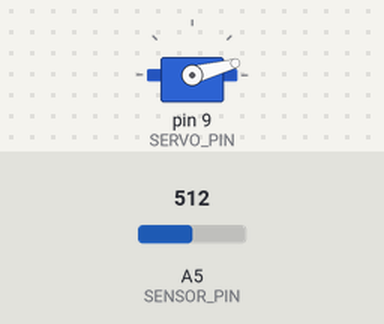
Simulated run of this sketch. Board: Arduino Uno, built with avr-gcc and run on an emulated ATmega328P. Parts: servo. Inputs (shaded band) come from the test bench; at power-on: A5 (SENSOR_PIN) = 512. What the sketch prints to the serial monitor is not drawn.

Above: at 0.45 s.
At 1.2 s:
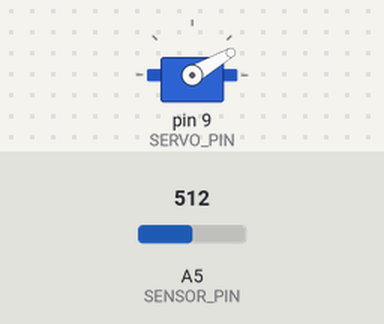
1.3 s: A5 (SENSOR_PIN) set to 716
At 3.2 s:
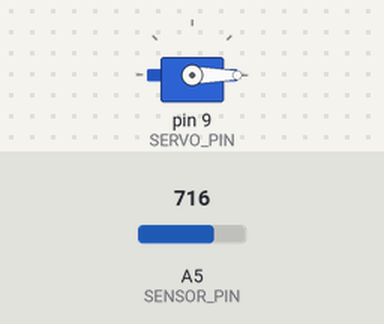
4.3 s: A5 (SENSOR_PIN) set to 306
Timing chart, 0 to 13.3 s (numbered marks = the images above; inputs shaded):
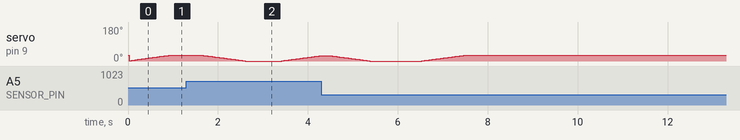

The sketch:

EMG_to_SERVO.ino
```cpp
#include <Servo.h>
#include <movingAvg.h>


int SENSOR_PIN = A5;
int SERVO_PIN = 9;

int movingAvg_interval = 240;
int emgBotVal = 15;
int emgTopVal = 50;

unsigned long startMillis;
unsigned long currentMillis;
int servoFunctionPeriod = 25;

int encodingStep = 0;

// Moving Average Setup
movingAvg rawMAV(movingAvg_interval);
movingAvg rectMAV(movingAvg_interval);

// Servo Setup
Servo myServo;
int servoBotLimit = 00;
int servoTopLimit = 30;
int servoPosition = servoBotLimit;


// -------------------------------------- SETUP -------------------------------------
void setup() {
  Serial.begin(2000000);
  rawMAV.begin();
  rectMAV.begin();
  myServo.attach(SERVO_PIN);
  myServo.write(servoTopLimit);          // Set initial servo position to 0

  startMillis = millis();
}


// --------------------------------------- LOOP -------------------------------------
void loop() {
  currentMillis = millis();

  int emgData = analogRead(SENSOR_PIN);
  int emgMAV = rawMAV.reading(emgData);
  int emgRectified = abs(emgData - emgMAV);
  int emgRectifiedMAV = rectMAV.reading(emgRectified);


  Serial.print(millis()/1000.0);
  Serial.print(",");
  Serial.println(emgData);
//  Serial.print(",");
//  Serial.println(emgRectifiedMAV);


  // Adjust servo every 'servoFunctionPeriod'
  if (currentMillis - startMillis >= servoFunctionPeriod){

    // Determine step size
    if (emgRectifiedMAV < emgBotVal){
      encodingStep = -1;
    }
    else if (emgRectifiedMAV >= emgBotVal && emgRectifiedMAV <= emgTopVal){
      encodingStep = map(emgRectifiedMAV, emgBotVal, emgTopVal, 0, 1);
    }
    else{
      encodingStep = 1;
    }


//    Serial.print(emgRectifiedMAV);
//    Serial.print(", ");
//    Serial.print(servoPosition);
//    Serial.print(", ");
//    Serial.println(encodingStep);

    // Incorporate step moving into servo movement
    if (servoPosition >= servoBotLimit && servoPosition <= servoTopLimit){
      Serial.println("Stage 1");
      servoPosition = servoPosition - encodingStep;
      myServo.write(servoPosition);
    }
    else if (servoPosition < servoBotLimit){
      Serial.println("Stage 2");
      servoPosition = servoPosition + 1;
      myServo.write(servoPosition);
    }
    else if (servoPosition > servoTopLimit){
      Serial.println("Stage 3");
      servoPosition = servoPosition - 1;
      myServo.write(servoPosition);
    }
    else{
//      Serial.println("what?");
    }


    startMillis = millis();
  }


}
```
